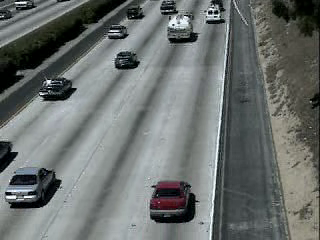
#> input picture frame 50 of camera/data/video1.avi, 320 x 240 px
$ python camera.py
#> lines starting #> are read from the running program, lines starting #| are printed output that depends on the picture; after the words box and inside, x2 and y2 are one past the last pixel; in counts of white or black regions, pixels touching at a corner belong together
import cv2

car_cascade = cv2.CascadeClassifier('cars.xml')
vid = cv2.VideoCapture('data/video1.avi')

while True:
    ret, img = vid.read()
#> img is the input picture: shape (240, 320, 3); mean B, G, R 110.8, 112.6, 107.7
    if (type(img) == type(None)):
        break

    # convert frames to gray scale for easier processing
    gray = cv2.cvtColor(img, cv2.COLOR_BGR2GRAY)
    cars = car_cascade.detectMultiScale(gray, 1.1, 1)
#> cars = [[37, 84, 25, 25], [154, 4, 55, 55], [96, 28, 56, 56], [4, 173, 49, 49]]

    # add bounding boxes
    for (x,y,w,h) in cars:
        cv2.rectangle(img, (x,y), (x+w,y+h), (0,0,255), 2)
#> this loop made 4 passes
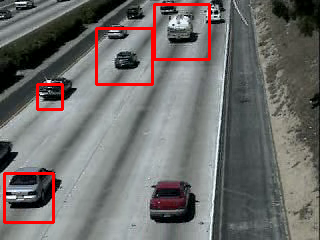
#> img: shape (240, 320, 3); 2.83% of pixels changed, all inside (x1, y1, x2, y2) = (3, 3, 211, 224)

    cv2.imshow('video', img)

    if cv2.waitKey(33) == 27:
#> (key Esc is pressed here)
        break
cv2.destroyAllWindows()

$ run again, starting later in the video
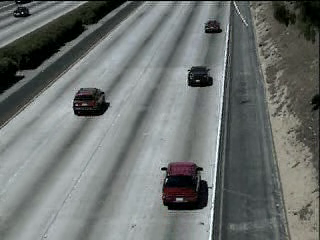
#> input picture frame 225 of camera/data/video1.avi, 320 x 240 px
#> img is the input picture: shape (240, 320, 3); mean B, G, R 112.2, 114.2, 109.6
#> cars = [[204, 18, 22, 22], [62, 76, 51, 51], [170, 48, 54, 54], [48, 53, 86, 86]]
#> the loop `for (x,y,w,h) in cars:` made 4 passes
#> after the loop `for (x,y,w,h) in cars:`:
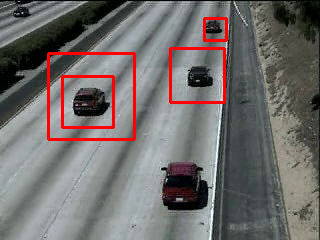
#> img: shape (240, 320, 3); 3.31% of pixels changed, all inside (x1, y1, x2, y2) = (47, 17, 228, 141)

$ run again, starting later in the video
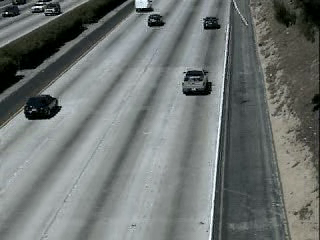
#> input picture frame 400 of camera/data/video1.avi, 320 x 240 px
#> img is the input picture: shape (240, 320, 3); mean B, G, R 114.4, 116.4, 111.1
#> cars = [[141, 7, 28, 28], [7, 76, 60, 60]]
#> the loop `for (x,y,w,h) in cars:` made 2 passes
#> after the loop `for (x,y,w,h) in cars:`:
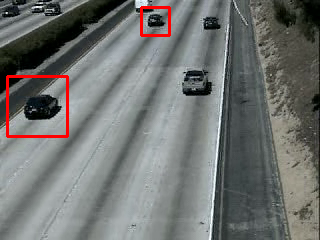
#> img: shape (240, 320, 3); 1.36% of pixels changed, all inside (x1, y1, x2, y2) = (6, 6, 171, 138)
